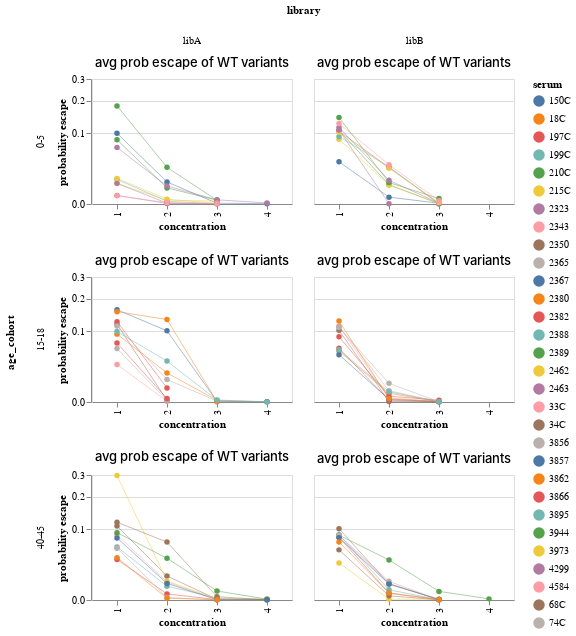

Notebook source saved alongside this figure:
### Code cell
plot_wt_prob_escape(df_list)

### Figure 1 — Vega-Lite specification as saved in the notebook (floating-point values rounded to 4 significant figures; data arrays with more than 128 entries replaced by an {"elided": "..."} marker saying what was removed)
{"config": {"view": {"continuousWidth": 300, "continuousHeight": 300}, "title": {"dy": -5, "fontWeight": 500}}, "data": {"name": "data-fa89eb2055934f95da90728c302069cb"}, "facet": {"column": {"field": "library", "type": "nominal"}, "row": {"field": "age_cohort", "type": "nominal"}}, "spec": {"layer": [{"mark": {"type": "line", "point": true, "size": 0.5}, "encoding": {"color": {"field": "serum", "title": "serum", "type": "nominal"}, "tooltip": [{"field": "antibody_concentration", "format": ".3g", "type": "quantitative"}, {"field": "n_subs", "type": "nominal"}, {"field": "library", "type": "nominal"}, {"field": "age_cohort", "type": "nominal"}, {"field": "censored", "type": "nominal"}, {"field": "probability escape", "format": ".3g", "type": "quantitative"}, {"field": "serum", "type": "nominal"}], "x": {"field": "concentration", "type": "nominal"}, "y": {"field": "probability escape", "scale": {"constant": 0.05, "type": "symlog"}, "type": "quantitative"}}, "title": "avg prob escape of WT variants"}], "height": 125, "width": 200}, "resolve": {"axis": {"x": "independent"}}, "$schema": "https://vega.github.io/schema/vega-lite/v5.8.0.json", "datasets": {"data-fa89eb2055934f95da90728c302069cb": {"elided": "188 records"}}}
